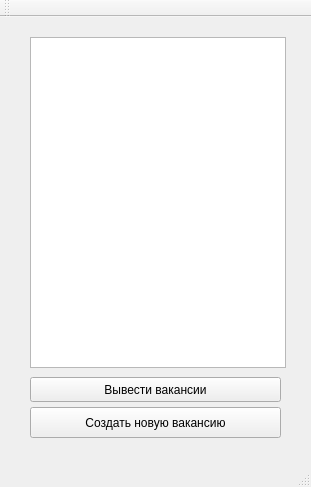
<?xml version="1.0" encoding="UTF-8"?>
<ui version="4.0">
 <class>MainWindow</class>
 <widget class="QMainWindow" name="MainWindow">
  <property name="geometry">
   <rect>
    <x>0</x>
    <y>0</y>
    <width>311</width>
    <height>487</height>
   </rect>
  </property>
  <property name="windowTitle">
   <string>Vacancies</string>
  </property>
  <widget class="QWidget" name="centralWidget">
   <widget class="QPushButton" name="OpenCreateVacancy">
    <property name="geometry">
     <rect>
      <x>30</x>
      <y>390</y>
      <width>251</width>
      <height>31</height>
     </rect>
    </property>
    <property name="text">
     <string>Создать новую вакансию</string>
    </property>
   </widget>
   <widget class="QPushButton" name="GetVacancies">
    <property name="geometry">
     <rect>
      <x>30</x>
      <y>360</y>
      <width>251</width>
      <height>25</height>
     </rect>
    </property>
    <property name="text">
     <string>Вывести вакансии</string>
    </property>
   </widget>
   <widget class="QListWidget" name="listWidget">
    <property name="geometry">
     <rect>
      <x>30</x>
      <y>20</y>
      <width>256</width>
      <height>331</height>
     </rect>
    </property>
   </widget>
  </widget>
  <widget class="QMenuBar" name="menuBar">
   <property name="geometry">
    <rect>
     <x>0</x>
     <y>0</y>
     <width>311</width>
     <height>22</height>
    </rect>
   </property>
  </widget>
  <widget class="QToolBar" name="mainToolBar">
   <attribute name="toolBarArea">
    <enum>TopToolBarArea</enum>
   </attribute>
   <attribute name="toolBarBreak">
    <bool>false</bool>
   </attribute>
  </widget>
  <widget class="QStatusBar" name="statusBar"/>
 </widget>
 <layoutdefault spacing="6" margin="11"/>
 <resources/>
 <connections/>
</ui>
